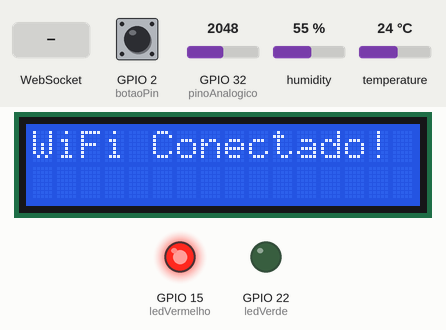
A sketch run on a simulated ESP32. Shown: 16×2 character LCD, output pins drawn as LEDs (lit = HIGH). The inputs (shaded band) are chosen by the test bench; at power-on: GPIO 2 (botaoPin) HIGH, temperature 24 °C, GPIO 32 (pinoAnalogico) = 2048, humidity 55 %. WiFi joins after 1.5 s; servers stay silent unless stated; pins used as bus, display or sensor lines are not drawn; what the sketch prints to the serial monitor is not drawn.

Above: at 2.1 s.
5.3 s: GPIO 2 (botaoPin) pulled LOW for 0.15 s
At 6.1 s:
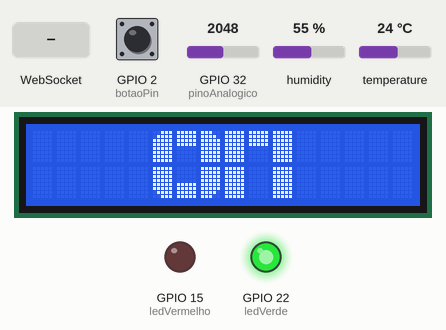
At 7.6 s:
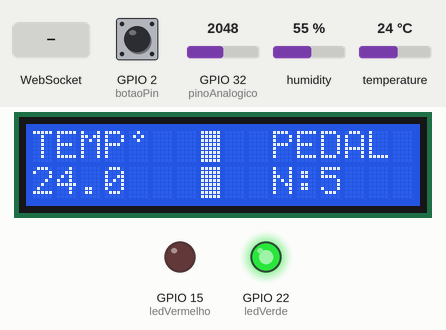
8.4 s: WebSocket text "0" received
11.4 s: temperature set to 12 °C
14.4 s: GPIO 32 (pinoAnalogico) set to 2866
At 15.6 s:
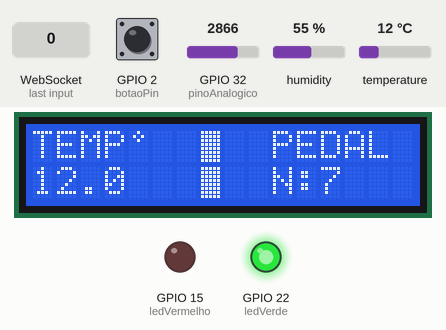
16.1 s: WebSocket text "4" received
19.1 s: temperature set to 19 °C
At 23.6 s:
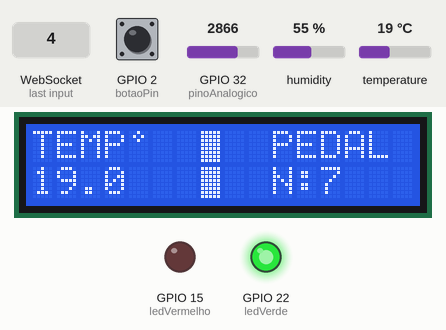
Timing chart, 0 to 25.1 s (numbered marks = the images above; inputs shaded):
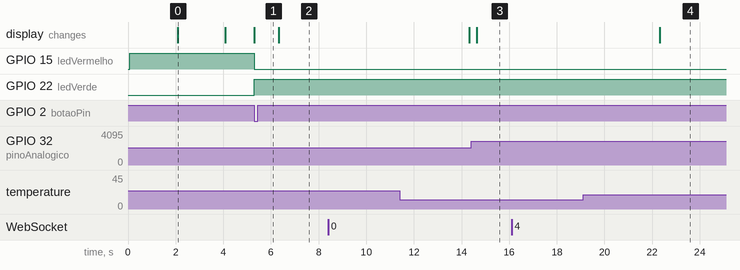

The sketch:

Projeto_Solares-Trainee-atualizado.ino
```cpp
// C++ code
#include <WiFi.h>
#include <WebSocketsClient.h>
#include <ArduinoJson.h>
#include <LiquidCrystal.h>
#include <DHT.h>

const char* ssid = "ERUS 2.4GHz";
const char* senha = "ultrabots3";

const char* websocket_server_host = "192.168.0.117";
const uint16_t websocket_server_port = 4000;

WebSocketsClient webSocket;
StaticJsonDocument<200> jsonDoc;

//Definição dos pinos do LCD, sendo, na ordem: (RS, E, DB4, DB5, DB6, DB7).
LiquidCrystal lcd(5, 19, 13, 27, 26, 25);

// --- Variáveis Globais ---
bool socketIOConnected = false; // Variável para controlar o estado do handshake do Socket.IO

void webSocketEvent(WStype_t type, uint8_t * payload, size_t length) {
    switch(type) {
        case WStype_DISCONNECTED:
            Serial.println("[WSc] Desconectado!");
            socketIOConnected = false;
            break;

        case WStype_CONNECTED:
            Serial.printf("[WSc] Conexão física estabelecida com o URL: %s\n", payload);
            break;

        case WStype_TEXT:
            Serial.printf("[WSc] Mensagem recebida: %s\n", payload);

            // Passo 1: Servidor envia o pacote OPEN (começa com '0')
            if (payload[0] == '0') {
                Serial.println("[WSc] Pacote OPEN recebido. Enviando pacote CONNECT (40)...");
                // Passo 2: Cliente responde com o pacote CONNECT ('40')
                webSocket.sendTXT("40");
            }
            // Passo 3: Servidor confirma o CONNECT (enviando '40' de volta)
            else if (payload[0] == '4' && payload[1] == '0') {
                Serial.println("[WSc] Handshake completo! Conexão Socket.IO estabelecida.");
                socketIOConnected = true;
            }
            // Passo 4: Servidor envia PING para manter a conexão viva (começa com '2')
            else if (payload[0] == '2') {
                // Passo 5: Cliente responde com PONG ('3')
                webSocket.sendTXT("3");
            }
            break;

        // Os casos abaixo são para depuração
        case WStype_PING:
            Serial.println("[WSc] Ping (nativo) recebido.");
            break;
        case WStype_PONG:
            Serial.println("[WSc] Pong recebido.");
            break;
        default:
            break;
    }
}

// Pinos dos componentes
//LED vemelho == desligado, LED verde == ligado
#define DHTTYPE DHT22
#define DHTPIN 4
DHT dht(DHTPIN, DHTTYPE, 15);

const int pinoAnalogico = 32; //pino para a detectar o acelerador
const int botaoPin = 2;       // Botão conectado ao pino D2
const int ledVermelho = 15;   // LED vermelho conectado ao pino D7
const int ledVerde = 22; // LED verde conectado ao pino D8
const int Lcd = 23; //Coloca o led do LCD na porta 3

// --- Variáveis Globais ---
float temperatura = 0.0; //Inicializa a variável de temperatura
float tensao; //Inicializa a variável de tensao
int pedal; //Inicializa a variável de pedal
bool sensorOk = false; // Flag para verificar o estado do sensor

// --- Variáveis para o temporizador do sensor DHT ---
unsigned long ultimaLeituraSensor = 0;
const long intervaloLeitura = 2000; // Intervalo de 2 segundos entre leituras do DHT

byte segF[8] =
{
  B00111, B01111, B11111, B11111, B11111, B11111, B11111, B11111
};
byte segA[8] =
{
  B11111, B11111, B11111, B11111, B00000, B00000, B00000, B00000
};
byte segB[8] =
{
  B11100, B11110, B11111, B11111, B11111, B11111, B11111, B11111
};
byte segC[8] =
{
  B11111, B11111, B11111, B11111, B11111, B11111, B11110, B11100
};
byte segD[8] =
{
  B00000, B00000, B00000, B00000, B11111, B11111, B11111, B11111
};
byte segE[8] =
{
  B11111, B11111, B11111, B11111, B11111, B11111, B01111, B00111
};
byte simbolograus[8] = {
  B00100, B01010, B00100, B00000, B00000, B00000, B00000, B00000
};
byte separar[8] = {
  B11111, B11111, B11111, B11111, B11111, B11111, B11111, B11111
}; //Inicializa o caracter separar


// Variáveis para o controle do botão (debounce)
long ultimaMudanca = 0;
long delayBotao = 50;  // 50ms para evitar debounce
int estadoAnteriorBotao = LOW; // Começa como LOW por causa do INPUT_PULLUP

// Variável para o controle dos LEDs
bool led1Ligado = true; // Começa com o LED vermelho ligado

void setup() {
  // --- Inicia a comunicação serial para depuração ---
  Serial.begin(115200);
  Serial.println("Sistema iniciado. Aguardando comando...");

  dht.begin();

  pinMode(Lcd, OUTPUT); //Define o LED do LCD como saida

  lcd.createChar(0,segF); //Criação do caracter de segmento F
  lcd.createChar(1,segA); //Criação do caracter de segmento A
  lcd.createChar(2,segB); //Criação do caracter de segmento B
  lcd.createChar(3,segE); //Criação do caracter de segmento E
  lcd.createChar(4,segD); //Criação do caracter de segmento D
  lcd.createChar(5,segC); //Criação do caracter de segmento C
  lcd.createChar(6,simbolograus); //Criação do caracter de simbolo de graus celsius (º)
  lcd.createChar(7,separar); //Cria o caracter separar


  lcd.begin(16, 2);  // Inicializa o lcd com 16 colunas e 2 linhas
  lcd.display(); // Liga o display do LCD
  lcd.setCursor(0, 0); //Seta o cursor no ponto inicial do LCD
  lcd.clear(); //Limpa qualquer lixo de memória do LCD

  // Configura os pinos dos LEDs como saída
  pinMode(ledVermelho, OUTPUT);
  pinMode(ledVerde, OUTPUT);
  // Configura o pino do botão como entrada e ativa o resistor pull-up interno
  pinMode(botaoPin, INPUT_PULLUP);

  // Define o estado inicial: o LED vermelho já começa ligado
  digitalWrite(ledVermelho, HIGH);
  digitalWrite(ledVerde, LOW);


  WiFi.begin(ssid, senha);
  Serial.println("Conectando ao wifi...");

  int tentativas = 0;
  while (WiFi.status() != WL_CONNECTED) {
    delay(1000); // Espera 1 segundo
    Serial.print(".");

    tentativas++;
    if (tentativas > 20) { // Se não conectar em 20 segundos, desiste
        Serial.println("Nao foi possivel conectar ao WiFi.");
        lcd.clear();
        lcd.setCursor(0,0);
        lcd.print("Falha no WiFi!");
        while(true); // Trava o programa aqui
    }
  }

  Serial.println("\nWIFI CONECTADO!");
  Serial.print("Endereço IP: ");
  Serial.println(WiFi.localIP());
  lcd.clear();
  lcd.print("WiFi Conectado!");
  delay(2000);
  lcd.clear();

  webSocket.begin(websocket_server_host, websocket_server_port, "/socket.io/?EIO=4&transport=websocket");
  webSocket.onEvent(webSocketEvent);
  webSocket.setReconnectInterval(5000);
}

void loop() {

  webSocket.loop();

  int estadoBotao = digitalRead(botaoPin);
  int valorLido = analogRead(pinoAnalogico);//pega o valor da tensao do potenciometro
  tensao = valorLido * (3.3 / 4095.0);//transfoma do valor do arduino para tensao
  tensao = ((tensao - 0.2)*10)/(3.1 - 0.2);//regra de 3 para detectar a posicao do pedal

  // Garante que o valor do pedal fique sempre entre 0 e 10
  if (tensao < 0) {
    tensao = 0;
  }
  if (tensao > 10) {
    tensao = 10;
  }
  pedal = tensao; // transforma o valor da tensao para o valor inteiro da posicao do pedal

  // Lógica para debounce do botão
  if (estadoBotao != estadoAnteriorBotao && millis() - ultimaMudanca > delayBotao) {
    if (estadoBotao == LOW) { // Se o botão foi pressionado
        // Inverte o estado dos LEDs
        led1Ligado = !led1Ligado;

        // Acende ou apaga os LEDs com base no novo estado
        if (led1Ligado) {
            digitalWrite(ledVermelho, HIGH); // Acende o LED vermelho
            digitalWrite(ledVerde, LOW);  // Apaga o LED verde
            digitalWrite(Lcd, LOW); //Desliga o LCD
            lcd.clear(); //Limpa a tela do LCD

            if(socketIOConnected){
              jsonDoc.clear();
              jsonDoc["temperatura"] = sensorOk ? 0 : -99.9; // Envia um valor de erro se o sensor falhar
              jsonDoc["velocidade"] = 0;

              String output;
              serializeJson(jsonDoc, output);

              String pacote = "42[\"sensorData\"," + output + "]";
              webSocket.sendTXT(pacote);
              Serial.print("Pacote enviado: ");
              Serial.println(pacote);
            }
        } else {
            digitalWrite(ledVermelho, LOW);  // Apaga o LED vermelho
            digitalWrite(ledVerde, HIGH);// Acende o LED verde
            digitalWrite(Lcd, HIGH);//Liga o LED do LCD
            lcd.clear();       // limpa o display
            lcd.setCursor(5,0);  // define onde escrever
            lcd.write((byte)0);  //F
            lcd.write((byte)1);  //A
            lcd.write((byte)2);  //B
            lcd.setCursor(5, 1);
            lcd.write((byte)3);  //E
            lcd.write((byte)4);  //D
            lcd.write((byte)5);  //C
            // escreve "ON"
            lcd.setCursor(8,0);
            lcd.write((byte)7); //Cria barras de separação no LCD
            lcd.setCursor(8,1);
            lcd.write((byte)7); //Cria barras de separação no LCD
            lcd.setCursor(9,0);
            lcd.write((byte)1); //A
            lcd.setCursor(10,0);
            lcd.write((byte)7); //Utiliza a separação como perna do N
            lcd.setCursor(10,1);
            lcd.write((byte)7);//Utiliza a separação como perna do N
            delay(1000);
            lcd.clear();
        }
    }

    // Atualiza as variáveis de controle do botão
    // Agora, o estado anterior é corretamente atualizado com o estado atual, fazendo o debounce funcionar.
    estadoAnteriorBotao = estadoBotao;
    ultimaMudanca = millis();
  }

  // Se o sistema estiver ligado (led verde aceso)
  if(!led1Ligado){
    if (millis() - ultimaLeituraSensor >= intervaloLeitura) {
        ultimaLeituraSensor = millis(); // Atualiza o tempo da última leitura
        float h = dht.readHumidity();
        float t = dht.readTemperature();


        // É uma boa prática ler a umidade e a temperatura em sequência.
       if(socketIOConnected){ // Usa a flag de conexão do Socket.IO
            jsonDoc.clear();
            jsonDoc["temperatura"] = sensorOk ? temperatura : -99.9; // Envia um valor de erro se o sensor falhar
            jsonDoc["velocidade"] = pedal;

            String output;
            serializeJson(jsonDoc, output);

            // O formato do pacote para emitir um evento no Socket.IO é 42["event_name", {payload}]
            String pacote = "42[\"sensorData\"," + output + "]";
            webSocket.sendTXT(pacote);
            Serial.print("Pacote enviado: ");
            Serial.println(pacote);
        } else {
            Serial.println("Websocket (Socket.IO) não conectado. Aguardando handshake...");
        }
        // Verifica se qualquer uma das leituras falhou.
        if (isnan(h) || isnan(t)) {
            Serial.println("Falha ao ler o sensor DHT!");
            sensorOk = false; // Mantém a flag de erro
        } else {
            temperatura = t; // Atualiza a variável global de temperatura
            sensorOk = true; // Define a flag como OK
        }
    }

    // --- Lógica de exibição no LCD ---
    lcd.setCursor(7,0); //seta a posição de cursor na coluna 7, linha 0 no LCD
    lcd.write((byte)7); //Escreve o o caracter de separação em cima
    lcd.setCursor(7,1); //seta a posição de cursor na coluna 7, linha 1 no LCD
    lcd.write((byte)7); //Escreve o o caracter de separação em baixo
    lcd.setCursor(0,0);//seta a posição de cursor na coluna 0, linha 0 no LCD
    lcd.print("TEMP"); //Escreve "TEMP" de temperatura no lcd
    lcd.write((byte)6); // escreve o símbolo de grau
    lcd.setCursor(0,1);//seta a posição de cursor na coluna 0, linha 1 no LCD
    lcd.print("      ");//Escreve espacos vazios para a limpeza da variaveis no lcd
    lcd.setCursor(0,1);//seta a posição de cursor na coluna 0, linha 1 no LCD

    // Mostra "Erro" no LCD se a leitura falhar
    if (sensorOk) {
        lcd.print(temperatura,1); //Escreve a variavel de temperatura no lcd
    } else {
        lcd.print("Erro");
    }

    lcd.setCursor(10,0);//seta a posição de cursor na coluna 10, linha 0 no LCD
    lcd.print("PEDAL"); //Escreve "PEDAL" no lcd
    lcd.setCursor(12,1);//seta a posição de cursor na coluna 10, linha 1 no LCD
    lcd.print("    ");//Escreve espacos vazios para a limpeza da variaveis no lcd
    lcd.setCursor(10,1);//seta a posição de cursor na coluna 10, linha 1 no LCD
    lcd.print("N:");//Escreve "N" de nivel no lcd
    lcd.setCursor(12,1);//seta a posição de cursor na coluna 12, linha 1 no LCD
    lcd.print(pedal);//Escreve a variavel do pedal no lcd
  }
}
```

Measured:
- after the input at 5.3 s, GPIO 15 (ledVermelho): HIGH → LOW at once; GPIO 22 (ledVerde): LOW → HIGH at once; the display: changes at once (image 1)
- after the input at 8.4 s, every drawn part: stays the same
- after the input at 14.4 s, the display: changes after 0.23 s (image 3)
- after the input at 16.1 s, every drawn part: stays the same
- after the input at 19.1 s, the display: changes after 3.2 s (image 4)
- what the display in image 0 shows lasts 2.0 s, from 2.1 s to 4.1 s
